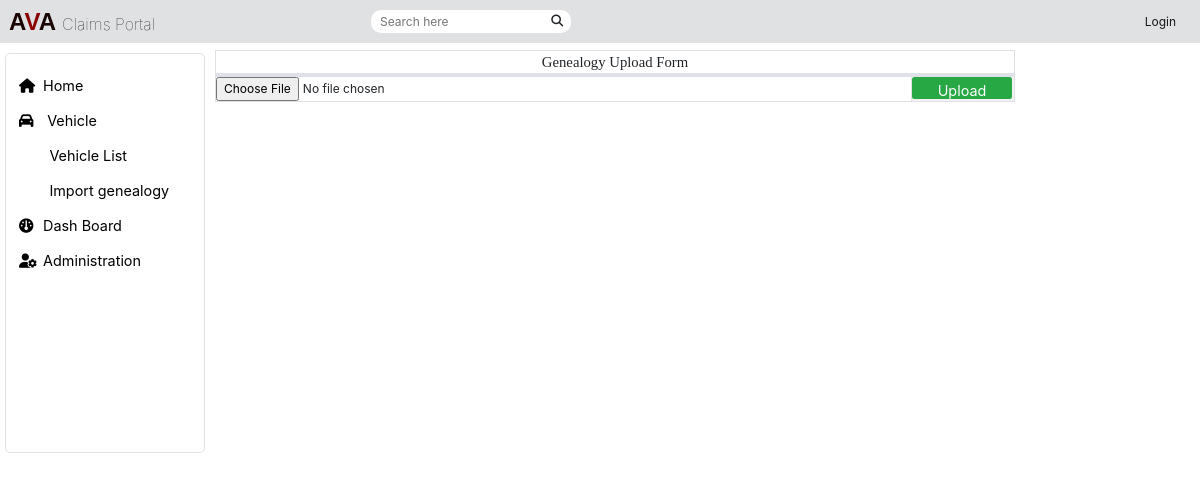
The app's page /production/importgenealogy/ with its own data.
### dbmaster/models.py (models this page shows, shortened)
class NavMainMenu(models.Model):
    menu_name =models.CharField('Menu Name',max_length=100,unique=True)
    menu_id=models.CharField('Menu ID',max_length=100,default='')
    icon = models.CharField('Icon Name',max_length=100,default='')
    position =models.IntegerField(default=0)
    active=models.BooleanField('Active',default =True)
    class Meta:
              verbose_name_plural="Main_menu"

class  NavSubMenu(models.Model):
    sub_menu_name = models.CharField('Submenu Name',max_length=100)
    application_name=models.CharField('App Name',max_length = 50,default='')
    url = models.CharField('Url',max_length=100,default='#')
    position =models.IntegerField(default=0)
    active=models.BooleanField('Active',default =True)
    navmainmenu=models.ForeignKey('NavMainMenu', on_delete = models.PROTECT)
    class Meta:
              verbose_name_plural="Sub_menu"

### production/views.py (the view)
# urls.py: path('importgenealogy/', views.import_genealogydata_to_db, name="importgenealogy"),
def import_genealogydata_to_db(request):
    data_to_display = Vehicle.objects.all()
    if request.method == "POST":
        form = GenealogyUploadForm(request.POST, request.FILES)
        if form.is_valid():
            print("form iko chonjo")
            file = request.FILES['file']
            GenealogyFile.objects.create(file=file) #upload/create file to GenealogyFile model
            df = pd.read_excel(file)
            for _, row in df.iterrows():
                vehicle, created = Vehicle.objects.get_or_create(
                    model=row['MODEL'],
                    lot=row['LOT'],
                    vin_no=row['VIN NUMBER'] if row['VIN NUMBER'] else row['Serial Number'],
                    engine_no=row['ENGINE NUMBER'] or row['HDT Engine'],
                    gearbox_no=row['GEARBOX NUMBER'] or row['Gear Box'],
                    cabin_no=row['CABIN NUMBER'],
                    front_axle_no=row['FRONT AXLE NUMBER'] or row['FF - Front Axle'],
                    rear_axle1_no=row['RR AXLE NUMBER'] or row['RR - Rear axle'],
                    rear_axle2_no=row['RI AXLE NUMBER'] or row['RI - Rear axle']
                )
                if created:
                    messages.success(request, f'Successfully imported Genealogy Data') #{vehicle.vin_no}
                else:
                    messages.warning(request, f'{vehicle.vin_no} upload error( vin either already exists or has an error please correct the uploaded excel file and try again')
            print("Data upload/import to DB successful")
            return redirect('/production/addvehicle')
        else:
            print(form.errors)
            print(form)
            print("Myfren the Form is not valid")
    else:
        form = GenealogyUploadForm
    return render(request, "production/genealogy-import.html", {'form':form, 'vehicle_data':data_to_display})

### dbmaster/context_processor.py (called while the page is built)
def menulist(request):
   Masterquery =NavMainMenu.objects.filter(active=1).order_by('position')
   returnArr={}
   submenulist=[]
   for details in Masterquery:
       submenulist=list(NavSubMenu.objects.filter(navmainmenu_id=details.id,active=1).values('url','application_name','sub_menu_name').order_by('position'))
       submenulist.append(details.icon)
       returnArr[details] =submenulist
   return {
      "menulist": returnArr
   }

### production/templates/production/genealogy-import.html (shortened to what this page needs)
{% extends "layouts/base.html" %}
{% block content %}
<div class="container">
    <form  enctype="multipart/form-data" method="POST" action="">
    <table class="table table-striped table-bordered table-hover table-minimal" style="max-width: 800px !important;">
        <thead>
            <tr>
                <th colspan="2" style="font-size: 0.92rem !important; font-weight: 200 !important; font-family: Gill Sans;">Genealogy Upload Form</th>
            </tr>
            <tr style="background-color: #3d3737 !important; color: white;">
                <th></th>
                <th></th>
            </tr>
        </thead>
        <tbody>
            <tr>
                <td style="width: 700px !important;">{{form.file}}</td>
                <td class="text-left">
                    <input  class="btn btn-success btn-form"  type="submit" name="Submit" value="Upload" style="border-radius: 2.5px !important; height: 22px !important; margin-right: 2px; font-size: 0.9rem !important;" />
                </td>
            </tr>
        </tbody>
    </table>
    </form>
</div>
{% endblock %}

### templates/layouts/base.html (shortened to what this page needs)
{% load static %}
<!DOCTYPE html>
<html lang="en">
<head>
    <link rel="stylesheet" type="text/css" href="{% static 'css/bootstrap.min.css' %}">
    <link rel="stylesheet" type="text/css" href= "{% static 'css/sidebar.css' %}">
    <link rel="stylesheet" type="text/css" href="{% static 'css/avayetu.css' %}">
    <link rel="stylesheet" type="text/css" href="{% static 'css/jquery-ui.structure.min.css' %}">
    <link rel="stylesheet" type="text/css" href="{% static 'css/jquery-ui.theme.min.css' %}">
    <link rel="stylesheet" type="text/css" href="{% static 'css/font-awesome/css/font-awesome.min.css'%}">
    <link rel="stylesheet" type="text/css" href="{% static 'css/jquery-ui.min.css' %}">
    <link rel="stylesheet" type="text/css" href="https://cdnjs.cloudflare.com/ajax/libs/font-awesome/6.4.2/css/all.min.css">
</head>
<body  class="text-center" style="margin: 20px 0px 10px 0px; font-size:12px; min-height: 90vh !important; line-height: 1.5 !important; ">
  <nav class="navbar navbar-expand-lg navbar-light bg-light  fixed-top nav-hide" style="margin-left: 0px !important; background-color: #e0e1e3 !important;" >
      <div class="project-title">
        <a class="navbar-brand text-left" href="{% url 'home' %}" style="font-weight: bold; margin-left: -7px !important;" >
          <span style="font-family: Arial, Helvetica, sans-serif; font-size: 1.5rem; font-weight: 800 !important;color: rgb(27, 6, 6);"> A<span style="color: darkred !important;">V</span>A  </span> <span style="font-weight:100 !important; font-size: 1rem !important;"> Claims Portal </span>
        </a>
      </div>
      <div class="search" style="margin-left: 200px !important;">
        <label style="margin:auto !important;">
          <input type="text" placeholder="  Search here" style="border:0.2px solid #fff; border-radius: 10px !important; width: 200px !important; height: 23px !important"/>
          <i class="fa fa-search"></i>
        </label>
      </div>
    <ul class="navbar-nav ml-auto mt-lg-0" >
      {% if user.is_authenticated %}
      <li class="nav-item dropdown top-nav-login">
          <a class="nav-link dropdown-toggle" href="#" id="navbarDropdown" role="button" data-toggle="dropdown" aria-haspopup="true" aria-expanded="false">
            <i class="fa fa-user"></i> {{ user.username }}
          </a>
          <div class="dropdown-menu dropdown-menu-right" aria-labelledby="navbarDropdown">
              <a class="dropdown-item" href="{% url 'logout' %}">Logout</a>
              <a class="dropdown-item" href="{% url 'password_change'%}">Change Password</a>
          </div>
      </li>
      {% else %}
      <li class="nav-item active top-nav-login" >
          <a class="nav-link" href="{% url 'login' %}" >Login</a>
      </li>
      {% endif %}
      </ul>
</nav>
<div class="sidebar-menu nav-hide">
  <div class="menu-list" style="margin-top: 10px !important;">
      <li style="max-height: 27px !important;">
        <a href="{% url 'home' %}" ><i class="fa fa-home"></i>&nbsp;Home</a>
      </li>
    {% for  menu, submenus in menulist.items %}
    <li  data-target="#{{menu.menu_id}}" class="collapsed" style="max-height: 27px !important;" > <a href="#"> <i class="{{submenus|last}}"></i> {{menu.menu_name}}</a></li>
        <div  id="{{menu.menu_id}}">
            <ul class="treeview-menu nav navbar-nav side-nav">
            {% for values in submenus %}
            {% if values.sub_menu_name is not None %}
            <li style="max-height: 27px !important;"> <a href="/{{values.application_name}}/{{values.url}}" >&nbsp;&nbsp;&nbsp;&nbsp;&nbsp;&nbsp;&nbsp;&nbsp;{{values.sub_menu_name}}</a></li>
            {% endif %}
          {%endfor %}
            </ul>
      </div>
    {% endfor %}
    <li style="max-height: 27px !important;">
      <a href="#" target="_blank" ><i class="fa fa-dashboard "></i>&nbsp;Dash Board</a>
    </li>
    <li style="max-height: 27px !important;">
      <a href="/admin" target="_blank" ><i class="fa fa-user-gear "></i>&nbsp;Administration</a>
    </li>
  </div>
</div>
<div class="main-content">
{% block content %}
{% endblock %}
</body>
</html>

### static/css/sidebar.css (style rules this page uses)
.sidebar-menu { width: 200px; position: fixed; font-size: 0.9rem !important; font-weight: 400 !important; top: 53px; left: 5px; background: #ffffff; overflow:auto; padding: 8px 0; border: 0.2px solid#e0e1e3; border-radius: 5px !important; height: 400px !important; z-index: 1031; }
.sidebar-menu li { list-style:none; display: block; margin-top: 8px !important; }
.sidebar-menu li a { padding: 0px 8px 6px 6px; text-decoration: none; border-bottom: 0px solid#dee2e6; font-size: 0.9rem !important; text-align: left; color: black; display: block; line-height: 1.8rem; margin-left: 5px !important; }
.sidebar-menu li a i { padding-left: 2px; width: 20px; padding-right: 20px; }
.fixed-top { height: 43px; left: 0px !important; }
.search i { position: absolute; margin-left: -20px !important; margin-top: 5px !important; }

### static/css/avayetu.css (style rules this page uses)
.table-minimal > thead > tr > th, .table-minimal > tbody > tr > th, .table-minimal > tfoot > tr > th, .table-minimal > thead > tr > td, .table-minimal > tbody > tr > td, .table-minimal > tfoot > tr > td { padding: 0px; }
.main-content { margin: 50px 0px 0px 200px; }
input,select { border: 0 !important; width: 100% !important; border-radius: 0 !important; background-color: #fff; }
.btn-form { width: 100px !important; padding:3px 6px; }

### records on screen
NavMainMenu: menu_name "Vehicle"
NavSubMenu: sub_menu_name "Vehicle List"
NavSubMenu: sub_menu_name "Import genealogy"
